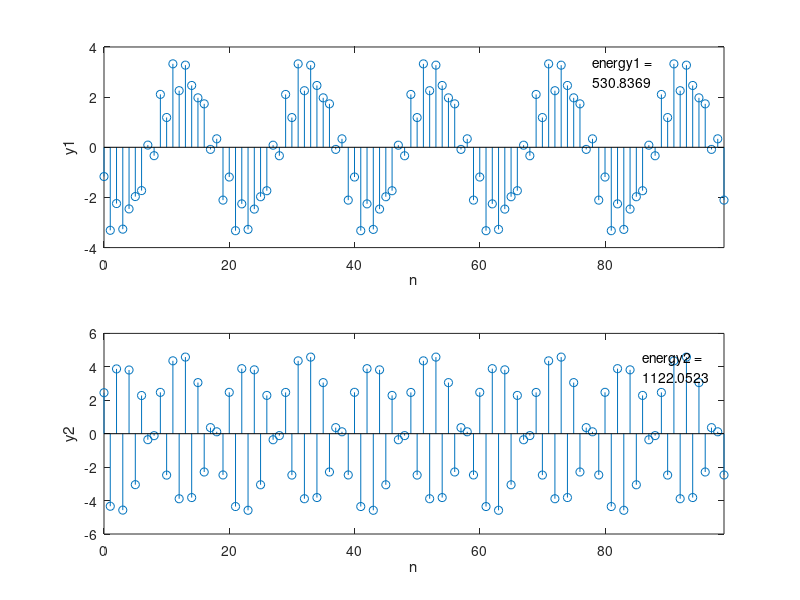

MATLAB code for this plot:
k = 0:19;
% range for input
n = -20:99;
a_x = [0 -1/2 zeros(1, 7) 3/4 0 3/4 zeros(1, 7) -1/2];
x_20 = 20 * ifft(a_x);
x = [x_20 x_20 x_20 x_20 x_20 x_20];

% System1
a1 = [1 -0.8];
b1 = 1;
y1 = filter(b1, a1, x);
E1 = sum(y1.^2);
% System2
a2 = [1 0.8];
b2 = 1;
y2 = filter(b2, a2, x);
E2 = sum(y2.^2);

% plot
subplot(2, 1, 1)
stem(n, y1);
xlim([0, 99])
xlabel('n')
ylabel('y1')
text(78, 3, {'energy1 = ', num2str(E1)})

subplot(2, 1, 2)
stem(n, y2);
xlim([0, 99])
xlabel('n')
ylabel('y2')
text(86, 4, {'energy2 = ', num2str(E2)})
